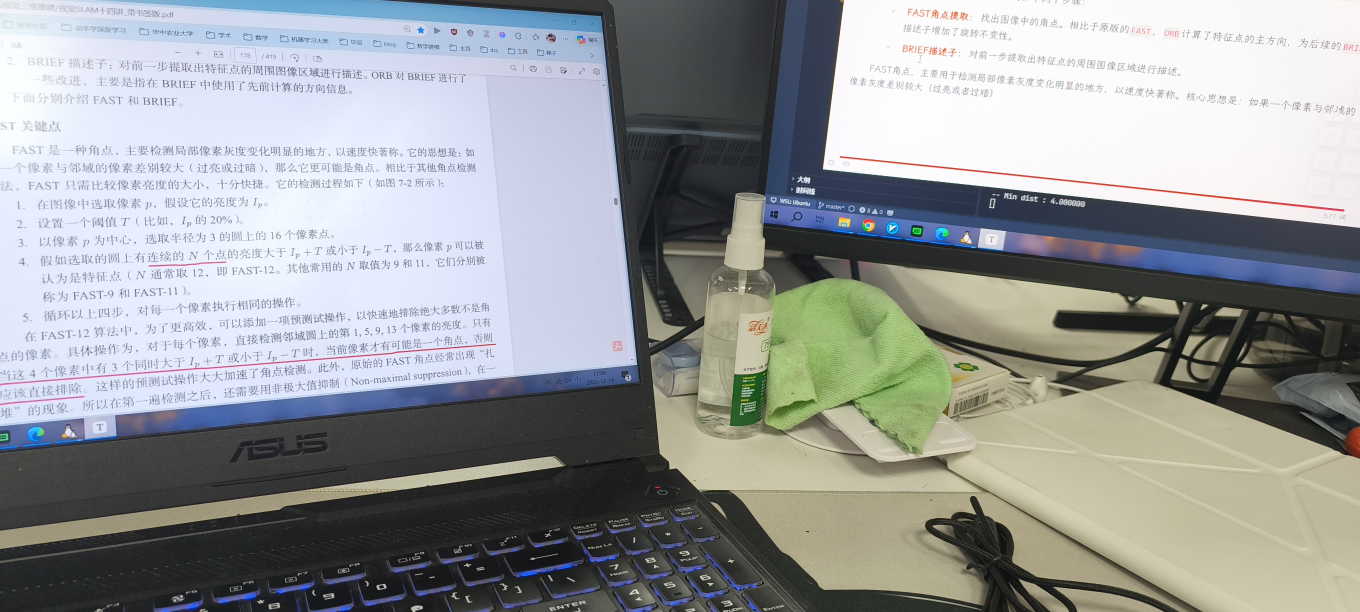
//> input picture ch7/g1.png, 4080 x 1836 px (shown at 1/3 size)
$ ./Haar_self g1.png g2.png   (built with g++ and OpenCV 4)
//> lines starting //> are read from the running program, lines starting //| are printed output that depends on the picture
/**
 * Haar Feature Implementation based on Journey2SLAM
 * * 功能：
 * 1. 手动实现积分图计算 (Integral Image Calculation)
 * 2. 手动实现 Haar 特征模板定义与计算 (Haar Feature Extraction)
 * 3. 演示功能 1：单张图片上的 Haar 特征检测（寻找最大响应区域）并可视化
 * 4. 演示功能 2：两张图片基于 Haar 特征向量的匹配
 * * 编译说明 (需链接 OpenCV):
 * g++ main.cpp -o haar_demo `pkg-config --cflags --libs opencv4`
 */

#include <opencv2/opencv.hpp>
#include <iostream>
#include <vector>
#include <cmath>
#include <algorithm>

using namespace std;
using namespace cv;

// ==========================================
// 1. 基础数据结构与积分图算法
// ==========================================

// 定义 Haar 特征中的一个矩形区域
struct HaarRect {
    int x, y, w, h; // 矩形相对于特征左上角的偏移和宽高
    float weight;   // 权重 (白色区域为正，黑色区域为负)
};

// 定义一个完整的 Haar 特征 (由多个矩形组成)
struct HaarFeature {
    string name;
    int width, height; // 特征模板的总大小
    vector<HaarRect> rects;
};

// 积分图类：手动实现积分图构建与区域求和
class IntegralImage {
public:
    int width, height;
    vector<vector<double>> data; // 使用 double 防止溢出，存储积分图

    IntegralImage() {}

    // 根据输入图像构建积分图
    // 参考公式：
    // s(x,y) = s(x,y-1) + I(x,y)   (行元素累加，这里原文公式里的x,y可能指行列，我们代码中x为列，y为行)
    // I_i(x,y) = I_i(x-1,y) + s(x,y)
    void compute(const Mat& img) {
        CV_Assert(img.channels() == 1); // 必须是灰度图
        height = img.rows;
        width = img.cols;

        // 初始化积分图矩阵，大小与原图一致 (或者+1 padding，这里为了严格对应公式使用原大小+边界判断)
        data.resize(height, vector<double>(width, 0.0));

        // 临时变量 s(x,y)，这里我们需要一个数组来存储当前行的列累加值，或者直接在循环中维护
        // 按照博客中的迭代公式：
        // s(x, y) 表示第 x 列，从 0 到 y 行的像素和 (原文里 x, y 坐标定义可能与 OpenCV 相反，这里按常规 x=col, y=row)
        // Let's implement exactly as typical integral image logic but manually.

        for (int y = 0; y < height; y++) {
            double row_sum = 0; // 相当于公式中的 s(x,y) 在遍历 x 时的当前值
            for (int x = 0; x < width; x++) {
                double val = (double)img.at<uchar>(y, x);

                row_sum += val; // s(x,y) = s(x-1, y) + i(x,y) -> 这里稍微调整了方向理解，row_sum 是当前行的累加

                // I_i(x,y) = I_i(x, y-1) + s(x,y) (当前位置积分 = 上一行同位置积分 + 当前行累加)
                double above_sum = (y > 0) ? data[y - 1][x] : 0.0;

                data[y][x] = above_sum + row_sum;
            }
        }
    }

    // 计算任意矩形区域的像素和
    // 公式：Sum(D) = I(x4,y4) - I(x2,y2) - I(x3,y3) + I(x1,y1)
    // 对应坐标：(x,y) 是左上角，(x+w-1, y+h-1) 是右下角
    double getSum(int x, int y, int w, int h) const {
        if (x < 0 || y < 0 || x + w > width || y + h > height || w <= 0 || h <= 0) return 0.0;

        int x_right = x + w - 1;
        int y_bottom = y + h - 1;
        int x_left = x - 1;
        int y_top = y - 1;

        double A = (x_left >= 0 && y_top >= 0) ? data[y_top][x_left] : 0.0;
        double B = (y_top >= 0) ? data[y_top][x_right] : 0.0;
        double C = (x_left >= 0) ? data[y_bottom][x_left] : 0.0;
        double D = data[y_bottom][x_right];

        return D - B - C + A;
    }
};

// ==========================================
// 2. Haar 特征计算核心
// ==========================================

// 计算一个 Haar 特征在图像 (off_x, off_y) 位置的响应值
// scale 用于缩放特征模板
double computeHaarResponse(const IntegralImage& ii, const HaarFeature& feature, int off_x, int off_y, float scale = 1.0) {
    double sum = 0.0;

    // 遍历特征包含的所有矩形 (例如：一个黑色矩形，一个白色矩形)
    for (const auto& r : feature.rects) {
        // 根据 scale 缩放矩形
        int w_s = (int)(r.w * scale);
        int h_s = (int)(r.h * scale);
        int x_s = off_x + (int)(r.x * scale);
        int y_s = off_y + (int)(r.y * scale);

        // 利用积分图快速计算区域和
        double rect_sum = ii.getSum(x_s, y_s, w_s, h_s);

        // 累加：区域和 * 权重
        sum += rect_sum * r.weight;
    }
    return sum;
}

// 创建标准的 Haar 特征模板
// 参考博客图片：两矩形特征（水平/垂直）、三矩形特征
vector<HaarFeature> createStandardHaarFeatures() {
    vector<HaarFeature> features;

    // 1. 水平边缘特征 (左白右黑)
    //  [W][B]
    HaarFeature h_edge;
    h_edge.name = "Horizontal Edge";
    h_edge.width = 2; h_edge.height = 1;
    h_edge.rects.push_back({0, 0, 1, 1, 1.0f});  // White
    h_edge.rects.push_back({1, 0, 1, 1, -1.0f}); // Black
    features.push_back(h_edge);

    // 2. 垂直边缘特征 (上白下黑)
    //  [W]
    //  [B]
    HaarFeature v_edge;
    v_edge.name = "Vertical Edge";
    v_edge.width = 1; v_edge.height = 2;
    v_edge.rects.push_back({0, 0, 1, 1, 1.0f});  // White
    v_edge.rects.push_back({0, 1, 1, 1, -1.0f}); // Black
    features.push_back(v_edge);

    // 3. 垂直线条特征 (白-黑-白)
    //  [W]
    //  [B]
    //  [W]
    HaarFeature v_line;
    v_line.name = "Vertical Line";
    v_line.width = 1; v_line.height = 3;
    v_line.rects.push_back({0, 0, 1, 1, 1.0f});  // White
    v_line.rects.push_back({0, 1, 1, 1, -2.0f}); // Black (权重-2以平衡面积)
    v_line.rects.push_back({0, 2, 1, 1, 1.0f});  // White
    features.push_back(v_line);

    // 4. 对角特征 (棋盘)
    // [W][B]
    // [B][W]
    HaarFeature diag;
    diag.name = "Diagonal";
    diag.width = 2; diag.height = 2;
    diag.rects.push_back({0, 0, 1, 1, 1.0f});
    diag.rects.push_back({1, 0, 1, 1, -1.0f});
    diag.rects.push_back({0, 1, 1, 1, -1.0f});
    diag.rects.push_back({1, 1, 1, 1, 1.0f});
    features.push_back(diag);

    return features;
}

// ==========================================
// 3. 辅助绘制函数
// ==========================================

// 在图像上绘制 Haar 特征
// 白色区域画白框填充，黑色区域画黑框填充
void drawHaarFeature(Mat& img, const HaarFeature& feature, int x, int y, float scale) {
    for (const auto& r : feature.rects) {
        int w_s = (int)(r.w * scale);
        int h_s = (int)(r.h * scale);
        int x_s = x + (int)(r.x * scale);
        int y_s = y + (int)(r.y * scale);

        Scalar color = (r.weight > 0) ? Scalar(255) : Scalar(0); // 白或黑
        rectangle(img, Rect(x_s, y_s, w_s, h_s), color, 2);
        // 为了显示清楚，填充半透明颜色
        Mat roi = img(Rect(x_s, y_s, w_s, h_s));
        double alpha = 0.5;
        addWeighted(roi, alpha, Mat(roi.size(), roi.type(), color), 1.0 - alpha, 0.0, roi);
    }
}

// ==========================================
// 4. 任务实现：检测与匹配
// ==========================================

// 任务1：输入图片，检测某个 Haar 特征（寻找最大响应）并可视化
void detectAndVisualize(const Mat& src, const HaarFeature& feature, float scale) {
    Mat img_gray;
    if (src.channels() == 3) cvtColor(src, img_gray, COLOR_BGR2GRAY);
    else img_gray = src.clone();

    // 1. 构建积分图
    IntegralImage ii;
    ii.compute(img_gray);

    // 2. 遍历图像，计算特征值
    double max_response = -1e9;
    Point max_loc(0, 0);

    // 特征实际大小
    int feat_w = (int)(feature.width * scale);
    int feat_h = (int)(feature.height * scale);

    for (int y = 0; y < img_gray.rows - feat_h; y += 2) { // 步长2加快速度
        for (int x = 0; x < img_gray.cols - feat_w; x += 2) {
            double val = abs(computeHaarResponse(ii, feature, x, y, scale)); // 取绝对值寻找强响应
            if (val > max_response) {
                max_response = val;
                max_loc = Point(x, y);
            }
        }
    }

    // 3. 可视化
    Mat result = src.clone();
    if (result.channels() == 1) cvtColor(result, result, COLOR_GRAY2BGR);

    cout << "Detected " << feature.name << " at " << max_loc << " with response " << max_response << endl;

    // 画出特征所在的矩形位置
    drawHaarFeature(result, feature, max_loc.x, max_loc.y, scale);

    // 画一个醒目的外框
    rectangle(result, Rect(max_loc.x, max_loc.y, feat_w, feat_h), Scalar(0, 0, 255), 1);
    putText(result, "Max Haar Response", Point(max_loc.x, max_loc.y - 5), FONT_HERSHEY_SIMPLEX, 0.5, Scalar(0, 0, 255), 1);

    imshow("Haar Detection Visualization", result);
}

// 任务2：可视化两张图片的 Haar 特征匹配
// 由于 Haar 通常不是点特征，我们手动构建一个 "Haar 描述子"：
// 在网格点上，计算一组不同 Haar 特征的响应值，作为该点的特征向量，然后进行匹配。
void matchHaarFeatures(const Mat& img1, const Mat& img2) {
    Mat gray1, gray2;
    if (img1.channels() == 3) cvtColor(img1, gray1, COLOR_BGR2GRAY); else gray1 = img1.clone();
    if (img2.channels() == 3) cvtColor(img2, gray2, COLOR_BGR2GRAY); else gray2 = img2.clone();

    IntegralImage ii1, ii2;
    ii1.compute(gray1);
    ii2.compute(gray2);

    vector<HaarFeature> templates = createStandardHaarFeatures();

    // 定义网格点
    int step = 40;
    float scale = 12.0; // 特征尺度

    struct KeyPointDesc {
        Point pt;
        vector<double> descriptor;
    };

    auto computeDescriptors = [&](const IntegralImage& ii, int rows, int cols) -> vector<KeyPointDesc> {
        vector<KeyPointDesc> kps;
        for (int y = step; y < rows - step; y += step) {
            for (int x = step; x < cols - step; x += step) {
                KeyPointDesc kp;
                kp.pt = Point(x, y);
                // 计算该点周围的一组 Haar 特征响应作为描述子
                // 我们在点周围偏移特征以居中
                for (const auto& feat : templates) {
                    int fw = (int)(feat.width * scale);
                    int fh = (int)(feat.height * scale);
                    // 简单的归一化：除以面积
                    double resp = computeHaarResponse(ii, feat, x - fw/2, y - fh/2, scale) / (fw*fh);
                    kp.descriptor.push_back(resp);
                }
                kps.push_back(kp);
            }
        }
        return kps;
    };

    vector<KeyPointDesc> desc1 = computeDescriptors(ii1, gray1.rows, gray1.cols);
    vector<KeyPointDesc> desc2 = computeDescriptors(ii2, gray2.rows, gray2.cols);

    // 暴力匹配 (Brute Force Matching)
    vector<DMatch> matches;
    for (size_t i = 0; i < desc1.size(); i++) {
        double min_dist = 1e9;
        int best_idx = -1;

        for (size_t j = 0; j < desc2.size(); j++) {
            // 计算欧氏距离
            double dist = 0.0;
            for (size_t k = 0; k < desc1[i].descriptor.size(); k++) {
                double diff = desc1[i].descriptor[k] - desc2[j].descriptor[k];
                dist += diff * diff;
            }
            dist = sqrt(dist);

            if (dist < min_dist) {
                min_dist = dist;
                best_idx = j;
            }
        }

        // 简单的阈值过滤
        if (min_dist < 50.0) { // 阈值取决于像素值范围，需根据实际情况调整
             matches.push_back(DMatch((int)i, best_idx, (float)min_dist));
        }
    }

    // 绘制匹配结果
    Mat match_img;
    Mat kps1_cv, kps2_cv; // 需要转换为 KeyPoint 格式才能用 drawMatches
    vector<KeyPoint> kp1_vec, kp2_vec;
    for(auto& d : desc1) kp1_vec.push_back(KeyPoint(d.pt, step));
    for(auto& d : desc2) kp2_vec.push_back(KeyPoint(d.pt, step));

    drawMatches(img1, kp1_vec, img2, kp2_vec, matches, match_img, Scalar::all(-1), Scalar::all(-1), vector<char>(), DrawMatchesFlags::NOT_DRAW_SINGLE_POINTS);

    // 为了更直观，我们在图上画出被匹配的一个特征的样子（取第一个匹配点）
    if (!matches.empty()) {
        Point pt1 = desc1[matches[0].queryIdx].pt;
        // 在匹配图的左侧画出一个 Vertical Line 特征示意
        drawHaarFeature(match_img, templates[2], pt1.x - 6, pt1.y - 18, scale);
        putText(match_img, "Haar Features Used for Matching", Point(20, 30), FONT_HERSHEY_SIMPLEX, 0.8, Scalar(0, 255, 0), 2);
    }

    imshow("Haar Feature Matching (Manual Descriptor)", match_img);
}

int main(int argc, char** argv) {
    // 读取图像 (请替换为你本地的图片路径，或者传入参数)
    // 为了演示方便，这里如果读不到图片会生成简单的测试图
    if (argc < 3) {
        cerr << "Usage: ./Haar_self <img1> <img2>" << endl;
        return -1;
    }

    Mat img1 = imread(argv[1], IMREAD_GRAYSCALE);   // 以灰度图方式加载图片
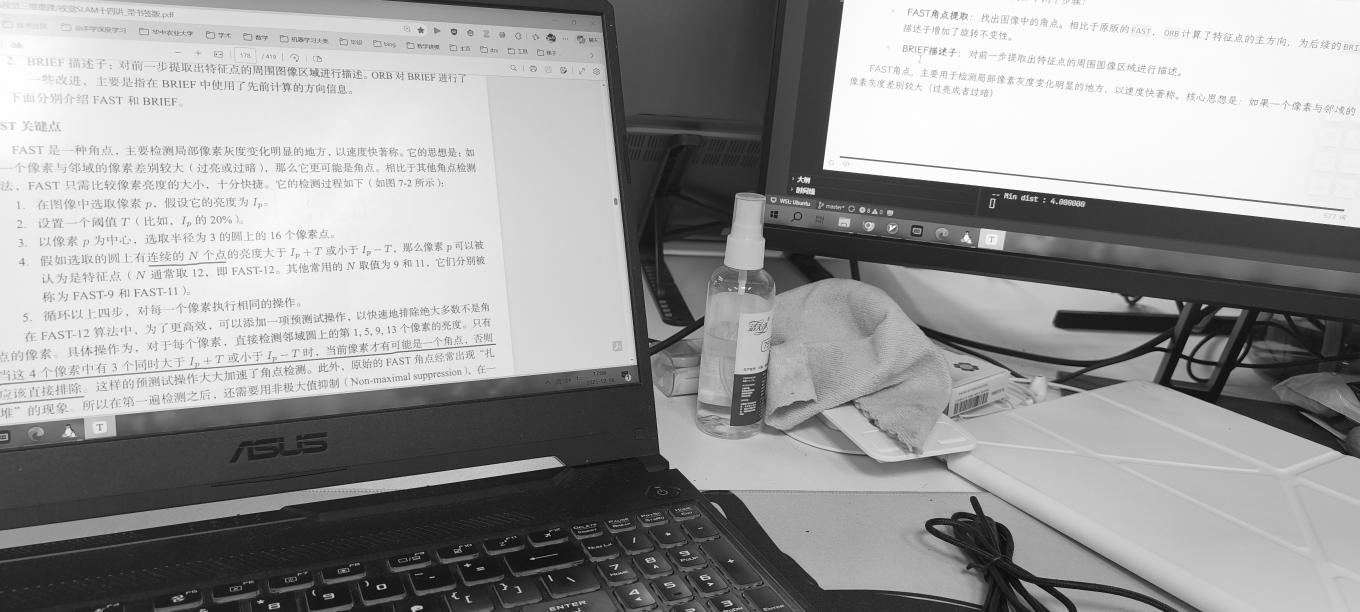
//> img1: 1836 rows x 4080 cols, CV_8UC1 (shown at 1/3 size); min 0, max 255, mean 153.4
    Mat img2 = imread(argv[2], IMREAD_GRAYSCALE);
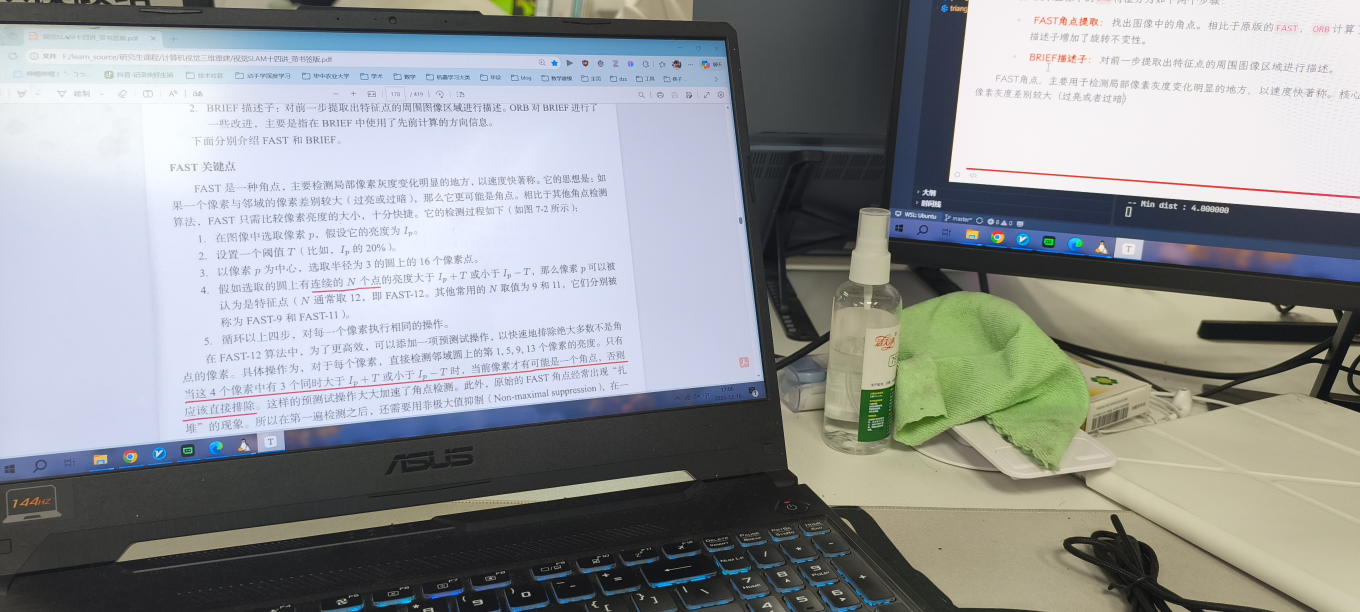
//> input picture ch7/g2.png, 4080 x 1836 px (shown at 1/3 size)
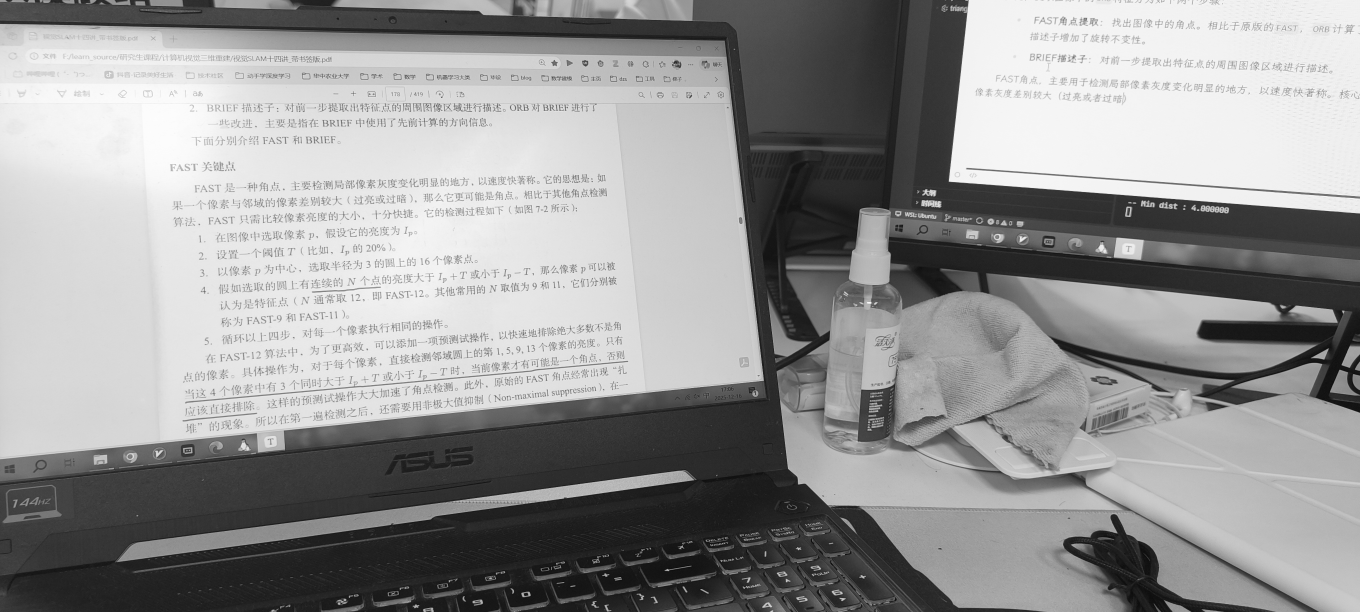
//> img2: 1836 rows x 4080 cols, CV_8UC1 (shown at 1/3 size); min 0, max 255, mean 149.4

    if (img1.empty() || img2.empty()) {
        cout << "未找到图片，生成测试图片..." << endl;
        img1 = Mat::zeros(400, 400, CV_8UC1);
        img2 = Mat::zeros(400, 400, CV_8UC1);
        // 画一些形状
        rectangle(img1, Rect(100, 100, 100, 100), Scalar(200), -1); // 亮块
        rectangle(img2, Rect(120, 110, 100, 100), Scalar(200), -1); // 稍微移动的亮块
        line(img1, Point(50, 50), Point(50, 200), Scalar(255), 5); // 线条
        line(img2, Point(70, 50), Point(70, 200), Scalar(255), 5);
    }

    // 1. 演示单图 Haar 特征检测
    // 使用 "Vertical Line" 特征，寻找图中的垂直亮线条
    vector<HaarFeature> feats = createStandardHaarFeatures();
    cout << "正在进行 Haar 特征检测..." << endl;
    detectAndVisualize(img1, feats[2], 20.0); // scale=20, 比较大的特征
//> the loop in compute, `for (int y = 0; y < height; y++)` made 1836 passes
//> row_sum on passes 1 to 3: 668957, 669094, 674841
//> in detectAndVisualize, `int feat_w = (int)(feature.width * scale);`: feat_w = 20
//> in detectAndVisualize, `int feat_h = (int)(feature.height * scale);`: feat_h = 60
//> the loop in detectAndVisualize, `for (int y = 0; y < img_gray.rows - feat_h; y += 2)` made 888 passes
//> (max_response, max_loc) on passes 1 to 3: (40013, Point(1678, 0)), (40013, Point(1678, 0)), (40197, Point(1734, 4))
//> after the loop in detectAndVisualize, `for (int y = 0; y < img_gray.rows - feat_h; y += 2)`: max_response = 93389; max_loc = Point(2424, 544)
//| Detected Vertical Line at [2424, 544] with response 93389
//> the loop in drawHaarFeature, `for (const auto& r : feature.rects)` made 3 passes
//> (y_s, color) on passes 1 to 3: (544, Scalar(255)), (564, Scalar(0)), (584, Scalar(255))
//> pass 1, in drawHaarFeature, `Mat roi = img(Rect(x_s, y_s, w_s, h_s));`:
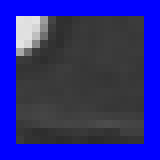
//> roi: 20 rows x 20 cols, CV_8UC3 (shown 8 times larger); mean B, G, R 134.2, 42.4, 42.4
//> pass 1, in drawHaarFeature, `addWeighted(roi, alpha, Mat(roi.size(), roi.type(), color), 1.0 - alph..`:
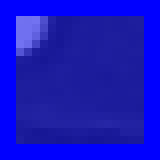
//> roi: 20 rows x 20 cols, CV_8UC3 (shown 8 times larger); mean B, G, R 194.6, 21.2, 21.2
//> pass 2, in drawHaarFeature, `addWeighted(roi, alpha, Mat(roi.size(), roi.type(), color), 1.0 - alph..`:
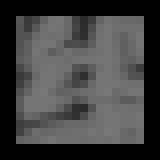
//> roi: 20 rows x 20 cols, CV_8UC3 (shown 8 times larger); min 0, max 120, mean 64.4

    // 2. 演示两图 Haar 特征匹配
    cout << "正在进行 Haar 特征匹配..." << endl;
    matchHaarFeatures(img1, img2);
//> the loop in compute (call 2), `for (int y = 0; y < height; y++)` made 1836 passes
//> in matchHaarFeatures, `drawMatches(img1, kp1_vec, img2, kp2_vec, matches, match_img, Scalar::..`:
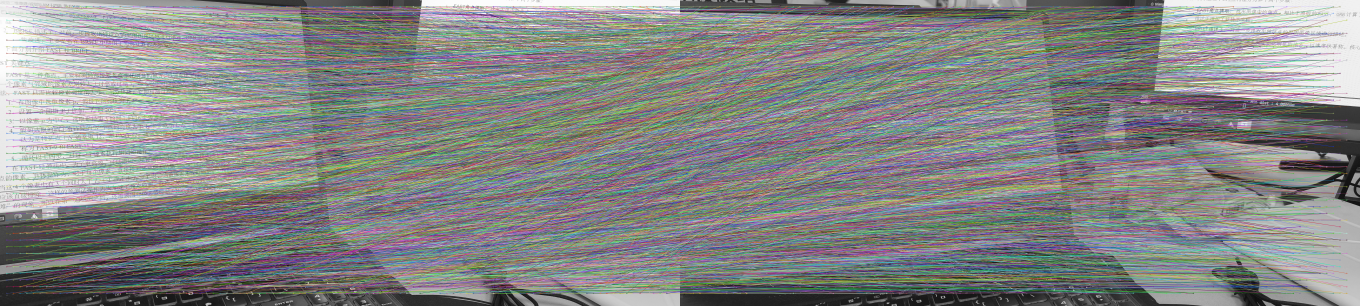
//> match_img: 1836 rows x 8160 cols, CV_8UC3 (shown at 1/6 size); mean B, G, R 133.8, 134.5, 133.4
//> the loop in drawHaarFeature (call 2), `for (const auto& r : feature.rects)` made 3 passes

    cout << "按任意键退出..." << endl;
    waitKey(0);

    return 0;
}
